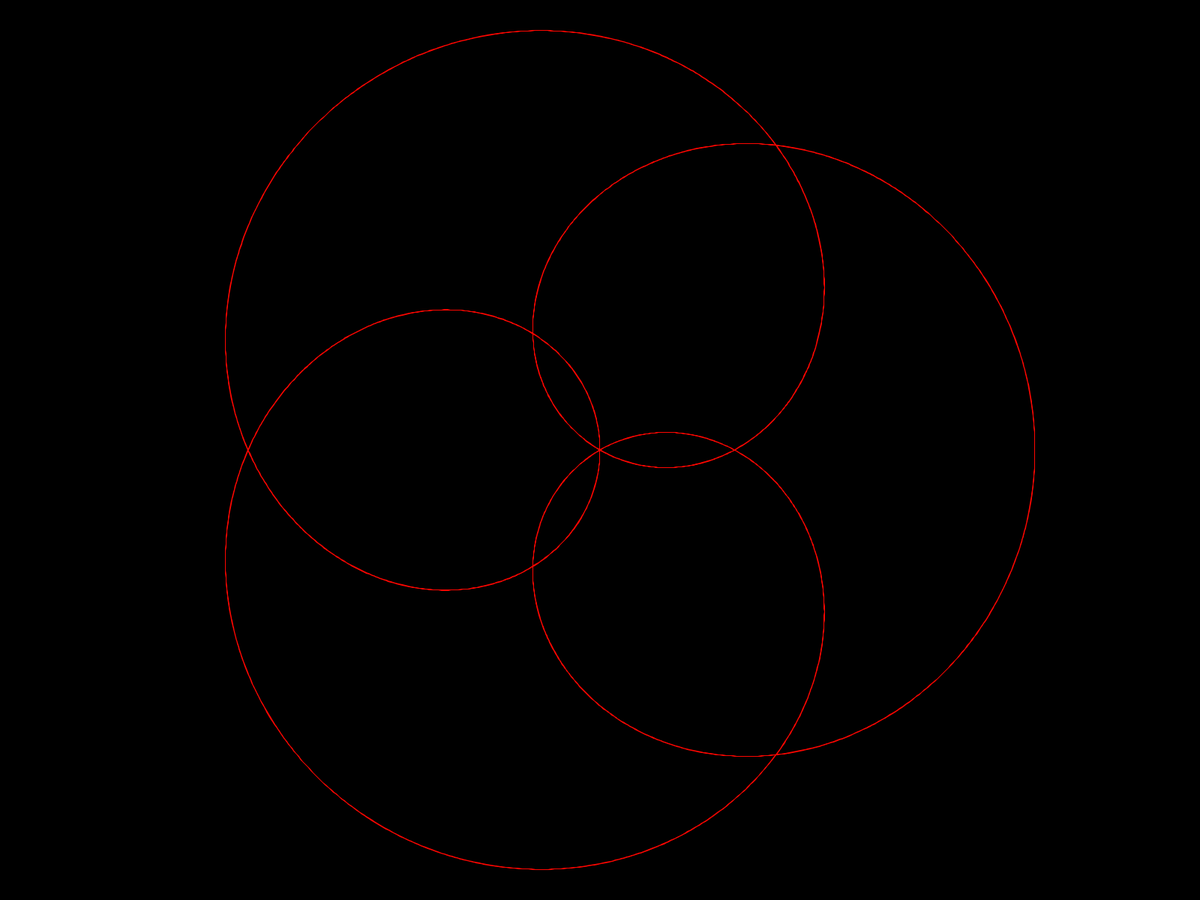
Frame 1 (no input)
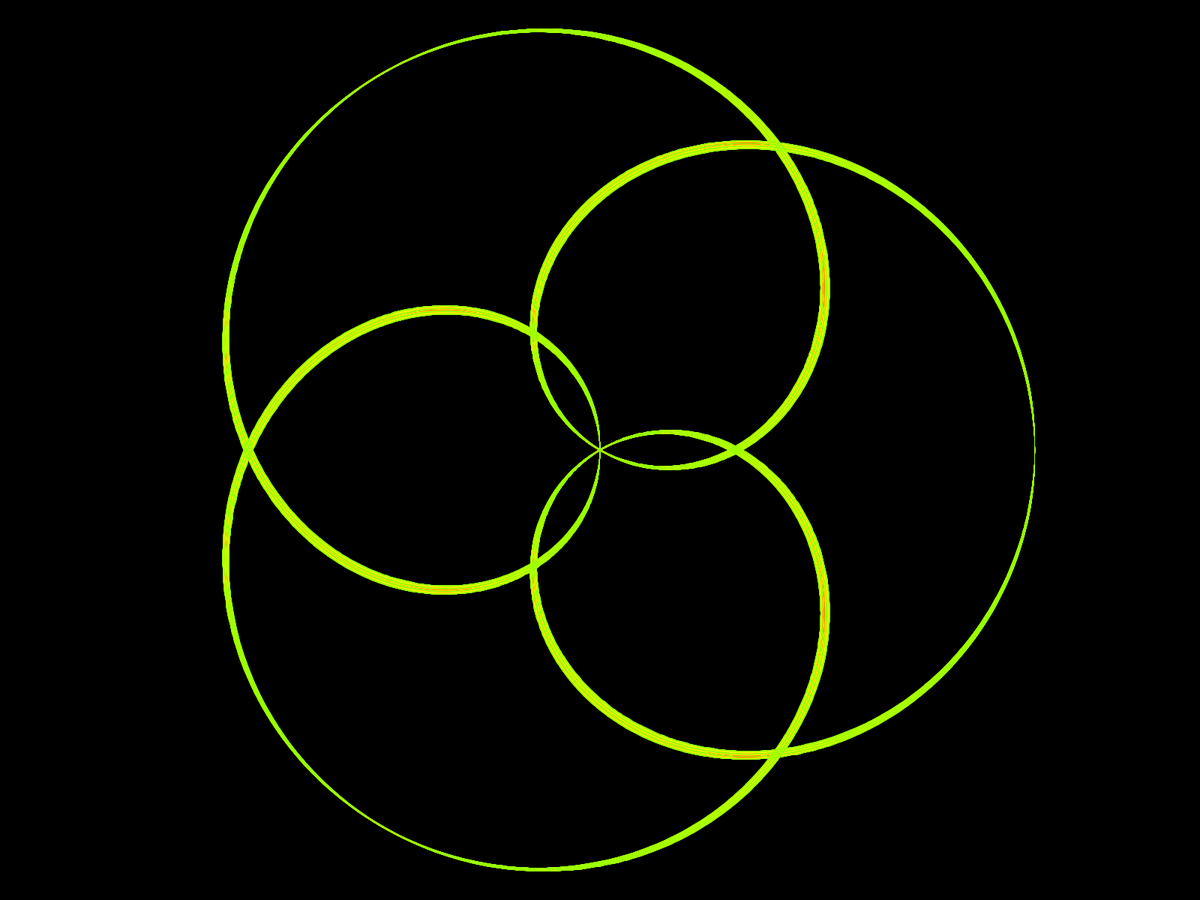
Frame 60 (the mouse pressed at the canvas centre just before this capture)
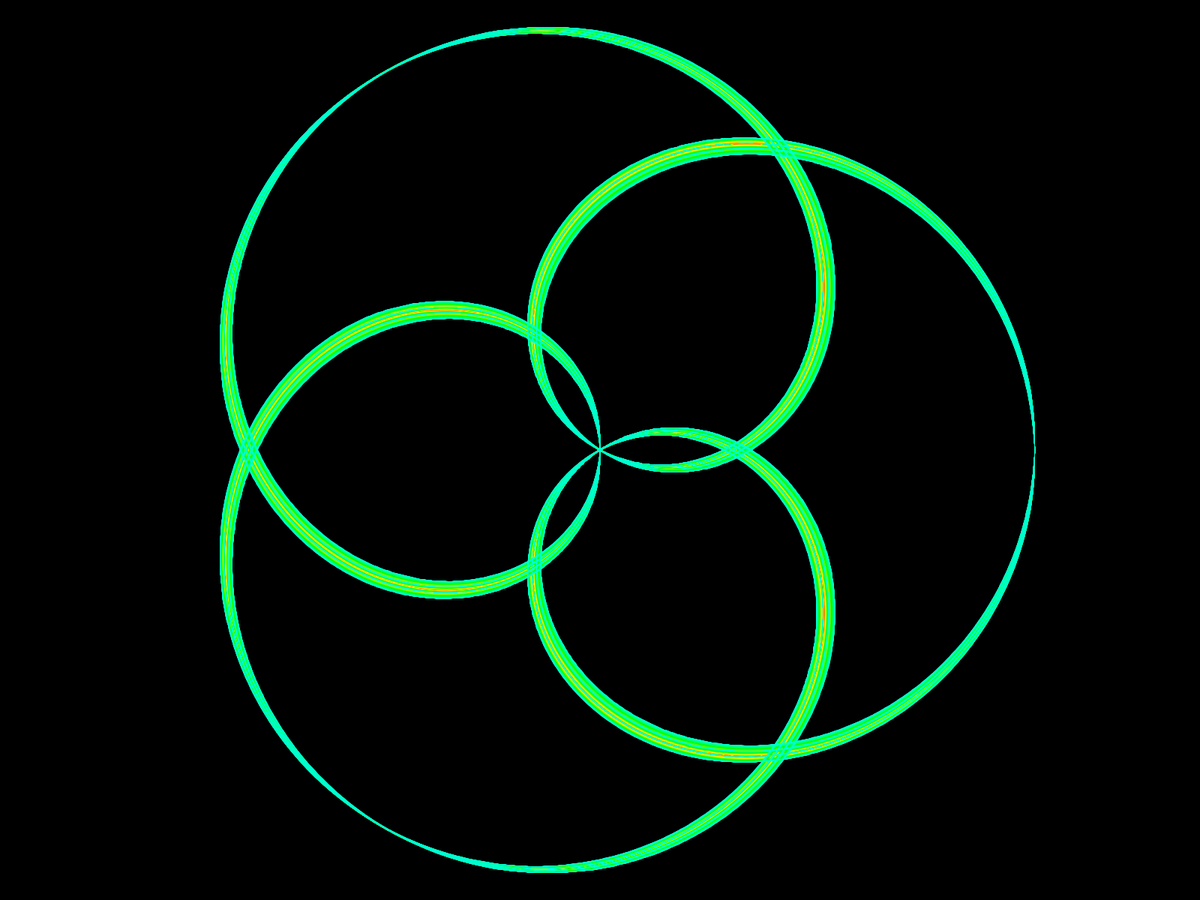
Frame 120 (the mouse held since frame 60 and released just before this capture)

The Processing sketch that drew these frames (run headless with seeded random() and noise(); from frame 60 on, the mouse is pressed at the canvas centre):

// Processing sketch: RoseWallpaper
// ── RoseWallpaper.pde
/**

This code snippet was inspired by:
Daniel Shiffman's Mathematical Rose Coding Challenge 
https://www.youtube.com/watch?v=f5QBExMNB1I

**/


int padding = 20;
float initialR;

float n = 3.0;
float d = 5.0;
float dSpeed = 0.0001;


float c = 0;
int cDir = 1;

void setup() {
  //size(400,400);
  fullScreen();
  background(0);
  colorMode(HSB);
  initialR = (min(height, width)/2) - padding;
}


void draw() {
  c += (1 * cDir);
  if (c >= 255 || c <= 0) cDir *= -1;
  
  d += dSpeed;
  
  float k = n / d;

  translate(width/2, height/2);
  noFill();
  beginShape();
  for (float a = -d*TWO_PI; a <= d*TWO_PI; a += 0.01) {
    float r = initialR;
    r *= cos(k * a);
    float x = r * cos(a);
    float y = r * sin(a);
    stroke(c, 255, 255);
    strokeWeight(1);
    vertex(x, y);
  }
  endShape();
}
